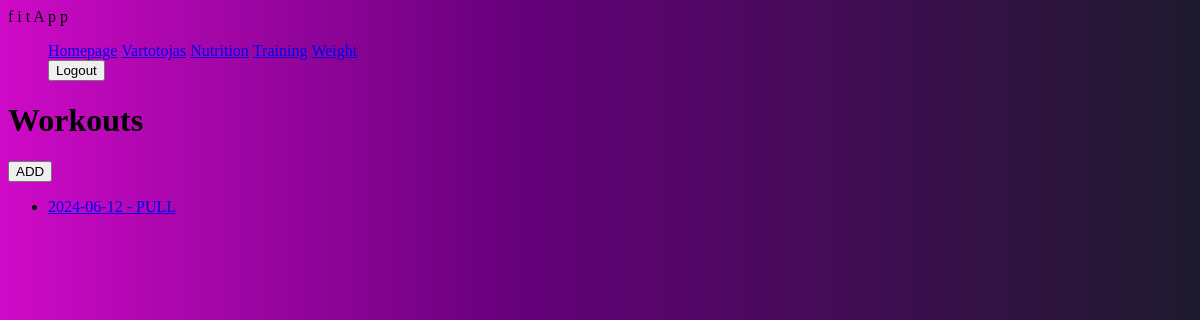
Page /fitness/workouts/ (signed in) on the earlier database version.
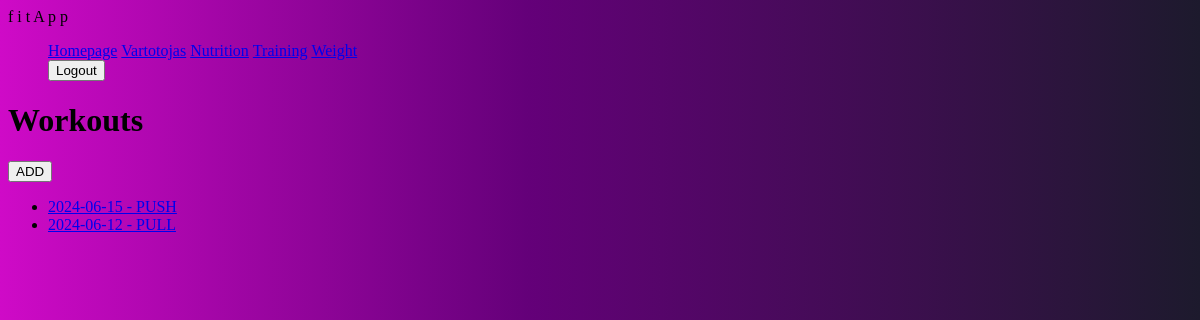
Same page on the later database version.
### fitness/models.py (models this page shows)
class Workout(models.Model):
    date = models.DateField('Date', default=date.today)
    athlete = models.ForeignKey(User, on_delete=models.SET_NULL, null=True, blank=True)
    duration = models.DurationField(null=True, blank=True)
    type = models.ForeignKey(WorkoutType, on_delete=models.SET_NULL, null=True, blank=True)
    def __str__(self):
        return f"{self.date} - {self.type}"

class WorkoutType(models.Model):
    name = models.CharField('Name', max_length=20)
    description = models.CharField('Workout type', null=True, blank=True, max_length=300)
    def __str__(self):
        return f"{self.name}"

### fitness/views.py (the view)
# urls.py: path('workouts/', views.WorkoutListView.as_view(), name='workouts'),
class WorkoutListView(LoginRequiredMixin, ListView):
    model = Workout
    template_name = 'workouts.html'
    def get_queryset(self):
        return Workout.objects.filter(athlete=self.request.user).order_by('-date')

### templates/workouts.html
{% extends "base.html" %}
{% block content %}
    <h1>Workouts</h1>
     <a href="{% url 'workout-add' %}"><button>ADD</button></a>
    {% if workout_list %}
    <ul>
        {% for workout in workout_list %}
            <li id="days">
            <a  href="{% url 'workout-details' workout.pk %}">{{ workout|stringformat:'s' }} </a>
            </li>
        {% endfor %}
    </ul>
    {% else %}
      <p>You have not recorded your training yet.</p>
    {% endif %}
{% endblock %}

Differences in the rows shown:
added Workout: date+type "2024-06-15 - PUSH"
